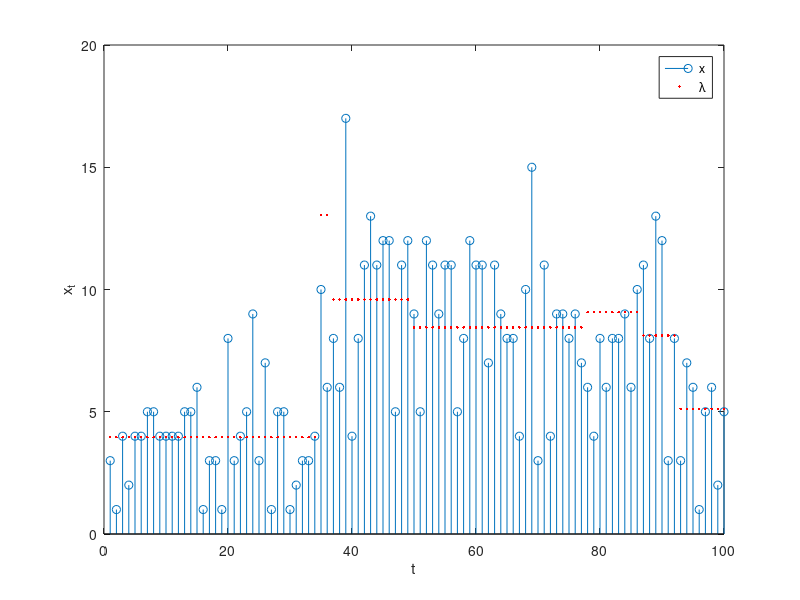

Write MATLAB code to recreate this figure. (Note: this script raises an error after producing the figure.)
 % B.1 Data generation

% CMPE58N_MCP_POISS Script to generate data from the model 
%

% Change History : 
% Date Time Prog Note 
% 01-Apr-2009 9:40 AM ATC Created under MATLAB 7.7.0

% ATC = Ali Taylan Cemgil,
% Department of Computer Engineering, Bogazici University 
% e-mail : taylan.cemgil@boun.edu.tr

function [data] = gen_data()

  % Set the Hyperparameters 
  data.M = 100; 
  data.a = 10; 
  data.b = 1; 
  data.p1 = 0.05;
  data.log_p1 = log(data.p1); 
  data.log_p0 = log(1 - data.p1);

  data.r = double(rand(1, data.M) < exp(data.log_p1));   
  data.lambda = zeros(1, data.M); 
  data.lambda(1) = gamrnd(data.a, data.b);
  

  for t=2:data.M,
      if data.r(t)==1,
          data.lambda(t) = gamrnd(data.a, data.b);
      else 
          data.lambda(t) = data.lambda(t-1);                   
      end;
  end;

  data.x = poissrnd(data.lambda);

  % Plot data 
  stem(data.x)
  hold on 
  plot(1:data.M, [data.lambda], 'r.') 
  %ln= grid_line(find(data.r)); set(ln, 'lines', ':') 
  hold off
  legend('x','\lambda'); xlabel('t'); ylabel('x_t')
  
  % Save Data
  saveTxt('/tmp/states.txt', data.lambda);
  saveTxt('/tmp/obs.txt', data.x);
  
end